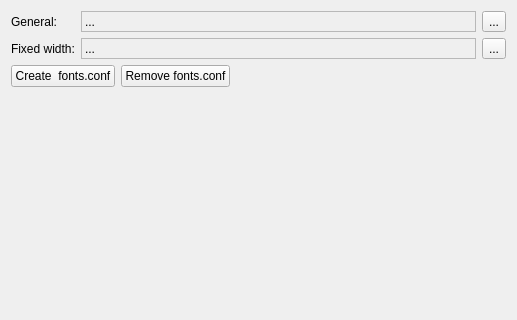
<?xml version="1.0" encoding="UTF-8"?>
<ui version="4.0">
 <class>FontsPage</class>
 <widget class="QWidget" name="FontsPage">
  <property name="geometry">
   <rect>
    <x>0</x>
    <y>0</y>
    <width>517</width>
    <height>320</height>
   </rect>
  </property>
  <property name="windowTitle">
   <string notr="true">Form</string>
  </property>
  <layout class="QGridLayout" name="gridLayout_2">
   <item row="1" column="2">
    <spacer name="horizontalSpacer">
     <property name="orientation">
      <enum>Qt::Horizontal</enum>
     </property>
     <property name="sizeHint" stdset="0">
      <size>
       <width>342</width>
       <height>20</height>
      </size>
     </property>
    </spacer>
   </item>
   <item row="0" column="0" colspan="3">
    <layout class="QGridLayout" name="gridLayout">
     <item row="0" column="1">
      <widget class="QLabel" name="generalFontLabel">
       <property name="sizePolicy">
        <sizepolicy hsizetype="Expanding" vsizetype="Preferred">
         <horstretch>0</horstretch>
         <verstretch>0</verstretch>
        </sizepolicy>
       </property>
       <property name="frameShape">
        <enum>QFrame::StyledPanel</enum>
       </property>
       <property name="frameShadow">
        <enum>QFrame::Sunken</enum>
       </property>
       <property name="text">
        <string>...</string>
       </property>
      </widget>
     </item>
     <item row="0" column="0">
      <widget class="QLabel" name="label_2">
       <property name="sizePolicy">
        <sizepolicy hsizetype="Preferred" vsizetype="Preferred">
         <horstretch>0</horstretch>
         <verstretch>0</verstretch>
        </sizepolicy>
       </property>
       <property name="text">
        <string>General:</string>
       </property>
      </widget>
     </item>
     <item row="0" column="2">
      <widget class="QToolButton" name="changeGeneralFontButton">
       <property name="text">
        <string>...</string>
       </property>
      </widget>
     </item>
     <item row="1" column="1">
      <widget class="QLabel" name="fixedFontLabel">
       <property name="sizePolicy">
        <sizepolicy hsizetype="Preferred" vsizetype="Preferred">
         <horstretch>0</horstretch>
         <verstretch>0</verstretch>
        </sizepolicy>
       </property>
       <property name="frameShape">
        <enum>QFrame::StyledPanel</enum>
       </property>
       <property name="frameShadow">
        <enum>QFrame::Sunken</enum>
       </property>
       <property name="text">
        <string>...</string>
       </property>
      </widget>
     </item>
     <item row="1" column="2">
      <widget class="QToolButton" name="changeFixedWidthFontButton">
       <property name="text">
        <string>...</string>
       </property>
      </widget>
     </item>
     <item row="1" column="0">
      <widget class="QLabel" name="label_5">
       <property name="text">
        <string>Fixed width:</string>
       </property>
      </widget>
     </item>
    </layout>
   </item>
   <item row="2" column="0" colspan="3">
    <spacer name="verticalSpacer">
     <property name="orientation">
      <enum>Qt::Vertical</enum>
     </property>
     <property name="sizeType">
      <enum>QSizePolicy::Expanding</enum>
     </property>
     <property name="sizeHint" stdset="0">
      <size>
       <width>0</width>
       <height>280</height>
      </size>
     </property>
    </spacer>
   </item>
   <item row="1" column="0">
    <widget class="QPushButton" name="createFontsConfButton">
     <property name="text">
      <string>Create  fonts.conf</string>
     </property>
    </widget>
   </item>
   <item row="1" column="1">
    <widget class="QPushButton" name="removeFontsConfButton">
     <property name="text">
      <string>Remove fonts.conf</string>
     </property>
    </widget>
   </item>
  </layout>
 </widget>
 <tabstops>
  <tabstop>changeGeneralFontButton</tabstop>
  <tabstop>changeFixedWidthFontButton</tabstop>
  <tabstop>createFontsConfButton</tabstop>
  <tabstop>removeFontsConfButton</tabstop>
 </tabstops>
 <resources/>
 <connections/>
</ui>
